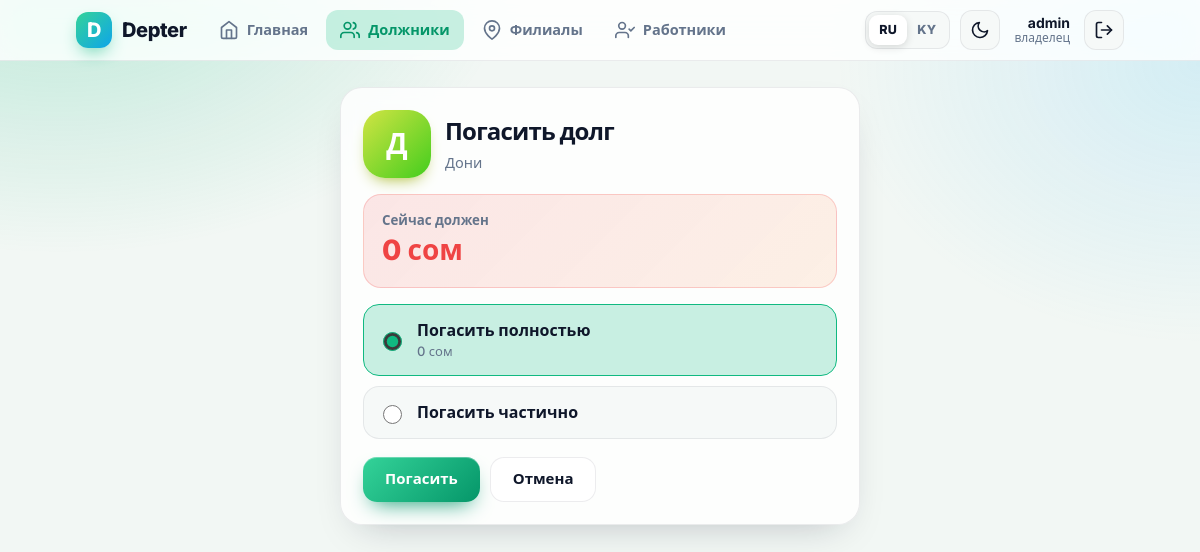
The page /customers/1/repay/ (signed in) on the database its author committed.
### apps/accounts/models.py (models this page shows)
class User(AbstractUser):
    class Role(models.TextChoices):
        OWNER = "owner", "Владелец"
        SELLER = "seller", "Продавец"
    role = models.CharField(max_length=10, choices=Role.choices, default=Role.SELLER)
    branch = models.ForeignKey(
        "shops.Branch", null=True, blank=True,
        on_delete=models.SET_NULL, related_name="sellers",
    )
    @property
    def is_owner(self):
        return self.role == self.Role.OWNER or self.is_superuser

### apps/debts/models.py (models this page shows, shortened)
class Customer(models.Model):
    branch = models.ForeignKey("shops.Branch", on_delete=models.CASCADE, related_name="customers")
    name = models.CharField("Имя", max_length=120)
    phone = models.CharField("Телефон", max_length=30, blank=True)
    created_at = models.DateTimeField(auto_now_add=True)
    objects = CustomerQuerySet.as_manager()
    class Meta:
        unique_together = ("branch", "name")
        ordering = ["name"]

### apps/debts/views.py (the view, shortened to what this page needs)
# urls.py: path("customers/<int:pk>/repay/", views.CustomerRepay.as_view(), name="customer_repay"),
class CustomerRepay(CustomerActionView):
    form_class = RepayForm
    template_name = "debts/repay.html"
    def get_form_kwargs(self):
        kw = super().get_form_kwargs()
        kw["balance"] = self.get_customer().balance
        return kw

### apps/debts/forms.py (shortened to what this page needs)
class RepayForm(forms.Form):
    mode = forms.ChoiceField(choices=[("full", "full"), ("partial", "partial")], initial="full")
    amount = forms.DecimalField(required=False, min_value=Decimal("0.01"), decimal_places=2, max_digits=12)
    def __init__(self, *args, balance, **kwargs):
        super().__init__(*args, **kwargs)
        self.balance = balance

### apps/accounts/i18n.py (called while the page is built)
def set_lang(code):
    _current.set(code if code in LANGS else DEFAULT)

def get_lang():
    return _current.get()

def tr(key, **kw):
    pair = T.get(key)
    if pair is None:
        return key
    text = pair[0] if get_lang() == "ru" else pair[1]
    return text.format(**kw) if kw else text

def fmt_money(value):
    value = Decimal(value)
    s = f"{int(value):,}" if value == value.to_integral_value() else f"{value:,.2f}"
    return s.replace(",", "\u00a0")

### apps/accounts/mixins.py (called while the page is built)
def user_branches(user):
    from apps.shops.models import Branch
    if user.is_owner:
        return Branch.objects.filter(owner=user)
    return Branch.objects.filter(pk=user.branch_id)

### apps/accounts/templatetags/ui.py (called while the page is built)
@register.simple_tag
def t(key, **kw):
    return tr(key, **kw)

@register.simple_tag
def lang():
    return get_lang()

@register.filter
def money(value):
    try:
        return fmt_money(value)
    except Exception:
        return value

@register.filter
def hue(pk):
    try:
        return (int(pk) * 67) % 360
    except Exception:
        return 150

@register.filter
def initial(name):
    name = str(name).strip()
    return name[:1].upper() if name else "?"

### apps/debts/models.py (called while the page is built)
    def with_balance(self):
        zero = Value(Decimal("0"), output_field=DecimalField())
        return self.annotate(
            balance=Coalesce(Sum("transactions__amount", filter=Q(transactions__kind="debt")), zero)
            - Coalesce(Sum("transactions__amount", filter=Q(transactions__kind="payment")), zero)
        )

### apps/debts/views.py (called while the page is built)
    def get_customer(self):
        if not hasattr(self, "_customer"):
            self._customer = get_object_or_404(
                Customer.objects.filter(branch__in=user_branches(self.request.user)).with_balance(),
                pk=self.kwargs["pk"],
            )
        return self._customer

    def get_context_data(self, **kwargs):
        ctx = super().get_context_data(**kwargs)
        ctx["customer"] = self.get_customer()
        return ctx

### templates/debts/repay.html (shortened to what this page needs)
{% extends "base.html" %}{% load ui %}
{% block content %}
<div class="card narrow">
  <div class="whohead">
    <span class="av lg" style="--h:{{ customer.pk|hue }}">{{ customer.name|initial }}</span>
    <div><h1 class="h2">{% t 'title_repay' %}</h1><div class="sub" style="margin:2px 0 0">{{ customer.name }}</div></div>
  </div>
  <div class="owebox"><small>{% t 'repay_now' %}</small><b class="red">{{ customer.balance|money }} {% t 'som' %}</b></div>
  <form method="post">{% csrf_token %}
    <label class="opt">
      <input type="radio" name="mode" value="full" {% if form.mode.value != 'partial' %}checked{% endif %}>
      <span><b>{% t 'repay_full' %}</b><small>{{ customer.balance|money }} {% t 'som' %}</small></span>
    </label>
    <label class="opt">
      <input type="radio" name="mode" value="partial" {% if form.mode.value == 'partial' %}checked{% endif %}>
      <span><b>{% t 'repay_partial' %}</b></span>
    </label>
    <div class="actions">
      <button class="btn">{% t 'repay' %}</button>
      <a class="btn btn-ghost" href="javascript:history.back()">{% t 'cancel' %}</a>
    </div>
  </form>
</div>
{% endblock %}

### templates/base.html (shortened to what this page needs)
{% load ui %}{% lang as LANG %}<!doctype html>
<html lang="{{ LANG }}">
<head>
</head>
<body>
{% with u=request.resolver_match.url_name %}
<header class="top"><div class="in">
  <a class="logo" href="{% if user.is_authenticated %}{% url 'dashboard' %}{% else %}{% url 'login' %}{% endif %}"><i>D</i><span>Depter</span></a>
  {% if user.is_authenticated %}
  <nav class="links">
    <a href="{% url 'dashboard' %}" class="{% if u == 'dashboard' %}on{% endif %}"><svg class="ic"><use href="#i-home"/></svg>{% t 'nav_home' %}</a>
    <a href="{% url 'customer_list' %}" class="{% if 'customer' in u %}on{% endif %}"><svg class="ic"><use href="#i-users"/></svg>{% t 'nav_debtors' %}</a>
    {% if user.is_owner %}
    <a href="{% url 'branch_list' %}" class="{% if 'branch' in u %}on{% endif %}"><svg class="ic"><use href="#i-pin"/></svg>{% t 'nav_branches' %}</a>
    <a href="{% url 'worker_list' %}" class="{% if 'worker' in u %}on{% endif %}"><svg class="ic"><use href="#i-userc"/></svg>{% t 'nav_workers' %}</a>
    {% endif %}
  </nav>
  {% else %}
  <nav class="links">
    <a href="{% url 'login' %}" class="{% if u == 'login' %}on{% endif %}">{% t 'nav_login' %}</a>
    <a href="{% url 'register' %}" class="{% if u == 'register' %}on{% endif %}">{% t 'nav_register' %}</a>
  </nav>
  {% endif %}
  <div class="seg">
    <a href="{% url 'set_lang' 'ru' %}?next={{ request.get_full_path|urlencode }}" class="{% if LANG == 'ru' %}on{% endif %}">RU</a>
    <a href="{% url 'set_lang' 'ky' %}?next={{ request.get_full_path|urlencode }}" class="{% if LANG == 'ky' %}on{% endif %}">KY</a>
  </div>
  <button type="button" class="iconbtn" data-theme-toggle title="{% t 'theme_toggle' %}" aria-label="{% t 'theme_toggle' %}">
    <svg class="ic i-sun"><use href="#i-sun"/></svg><svg class="ic i-moon"><use href="#i-moon"/></svg>
  </button>
  {% if user.is_authenticated %}
  <div class="me"><b>{{ user.first_name|default:user.username }}</b><small>{% if user.is_owner %}{% t 'role_owner' %}{% else %}{% t 'role_seller' %}{% endif %}</small></div>
  <form method="post" action="{% url 'logout' %}" class="logout">{% csrf_token %}
    <button class="iconbtn" title="{% t 'nav_logout' %}" aria-label="{% t 'nav_logout' %}"><svg class="ic"><use href="#i-out"/></svg></button>
  </form>
  {% endif %}
</div></header>
<main>{% block content %}{% endblock %}</main>
{% endwith %}
</body>
</html>

### rows shown on the page
User: first_name "admin"
Customer: name|initial "Д", name "Дони", balance "0"
